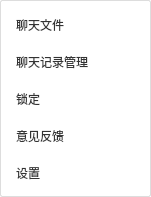
<?xml version="1.0" encoding="UTF-8"?>
<ui version="4.0">
 <class>MoreDialog</class>
 <widget class="QDialog" name="MoreDialog">
  <property name="geometry">
   <rect>
    <x>0</x>
    <y>0</y>
    <width>151</width>
    <height>197</height>
   </rect>
  </property>
  <property name="minimumSize">
   <size>
    <width>151</width>
    <height>197</height>
   </size>
  </property>
  <property name="maximumSize">
   <size>
    <width>151</width>
    <height>197</height>
   </size>
  </property>
  <property name="cursor">
   <cursorShape>ArrowCursor</cursorShape>
  </property>
  <property name="windowTitle">
   <string>Dialog</string>
  </property>
  <property name="styleSheet">
   <string notr="true">QDialog {
                background-color: white;       /* 白色背景 */
                border-radius: 2px;           /* 圆角半径，可调整 */
                border: 1px solid #dddddd;     /* 可选：添加边框 */
}

/* 正常状态 - 无边框 */
        QPushButton {
            text-align: left;
            border: none;               /* 去除边框 */
            background-color: transparent; /* 透明背景 */
            color: #333333;             /* 文字颜色 */
            padding: 2px 10px;          /* 内边距 */
	        font: 11pt &quot;等线&quot;;
        }
        
        /* 鼠标悬停状态 - 绿色背景 */
        QPushButton:hover {
            background-color: rgb(1, 184, 91);  /* 绿色背景 */
            color: white;               /* 白色文字，提高对比度 */
            border-radius: 2px;         /* 轻微圆角，可选 */
        }
        
        /* 按下状态 - 深绿色，增强交互感 */
        QPushButton:pressed {
            background-color: #3d8b40;  /* 深绿色 */
        }</string>
  </property>
  <property name="sizeGripEnabled">
   <bool>false</bool>
  </property>
  <property name="modal">
   <bool>false</bool>
  </property>
  <layout class="QVBoxLayout" name="verticalLayout">
   <property name="spacing">
    <number>0</number>
   </property>
   <property name="leftMargin">
    <number>6</number>
   </property>
   <property name="topMargin">
    <number>6</number>
   </property>
   <property name="rightMargin">
    <number>5</number>
   </property>
   <property name="bottomMargin">
    <number>5</number>
   </property>
   <item>
    <widget class="QPushButton" name="pushButton">
     <property name="minimumSize">
      <size>
       <width>0</width>
       <height>37</height>
      </size>
     </property>
     <property name="text">
      <string>聊天文件</string>
     </property>
    </widget>
   </item>
   <item>
    <widget class="QPushButton" name="pushButton_2">
     <property name="minimumSize">
      <size>
       <width>0</width>
       <height>37</height>
      </size>
     </property>
     <property name="text">
      <string>聊天记录管理</string>
     </property>
    </widget>
   </item>
   <item>
    <widget class="QPushButton" name="pushButton_3">
     <property name="minimumSize">
      <size>
       <width>0</width>
       <height>37</height>
      </size>
     </property>
     <property name="text">
      <string>锁定</string>
     </property>
    </widget>
   </item>
   <item>
    <widget class="QPushButton" name="pushButton_4">
     <property name="minimumSize">
      <size>
       <width>0</width>
       <height>37</height>
      </size>
     </property>
     <property name="text">
      <string>意见反馈</string>
     </property>
    </widget>
   </item>
   <item>
    <widget class="QPushButton" name="pushButton_5">
     <property name="minimumSize">
      <size>
       <width>0</width>
       <height>37</height>
      </size>
     </property>
     <property name="text">
      <string>设置</string>
     </property>
    </widget>
   </item>
  </layout>
 </widget>
 <resources/>
 <connections/>
</ui>
